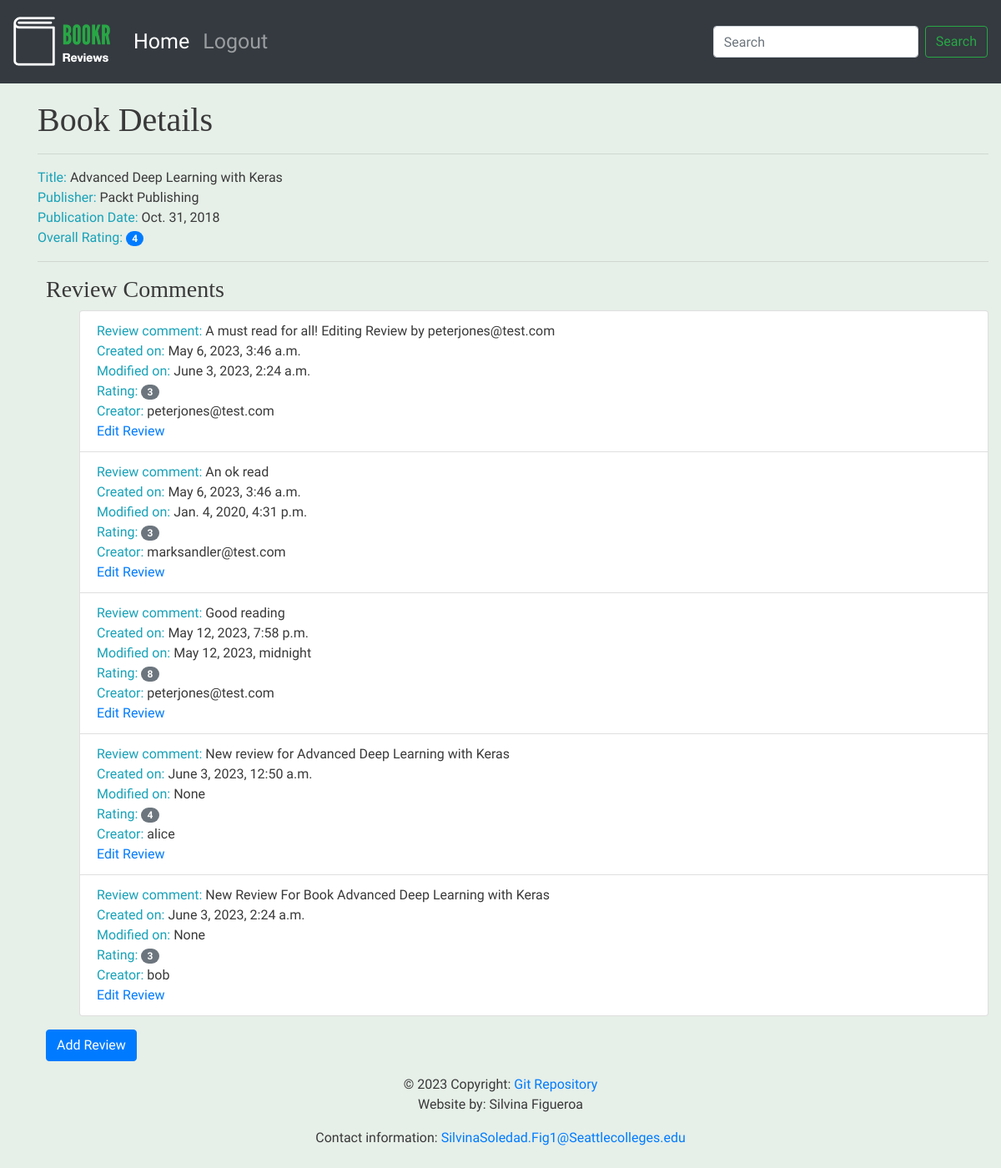
Screenshot of /book/1/ with the database file from the repository.
### reviews/models.py (models this page shows, shortened)
class Book(models.Model):
    title = models.CharField(max_length=70,
                             help_text="The title of the book.")
    publication_date = models.DateField(
        verbose_name="Date the book was published.")
    isbn = models.CharField(max_length=20,
                            verbose_name="ISBN number of the book.")
    publisher = models.ForeignKey(Publisher,
                                  on_delete=models.CASCADE)
    contributors = models.ManyToManyField('Contributor',
                                          through="BookContributor")
    cover = models.ImageField(upload_to="book_covers/", null=True, blank=True)
    sample = models.FileField(upload_to="book_samples/", null=True, blank=True)

class Publisher(models.Model):
    name = models.CharField(max_length=50,
                            help_text="The name of the Publisher.")
    website = models.URLField(help_text="The Publisher's website.")
    email = models.EmailField(help_text="The Publisher's email address.")
    def __str__(self):
        return self.name

class Review(models.Model):
    content = models.TextField(help_text="The Review text.")
    rating = models.IntegerField(help_text="The rating the reviewer has given.")
    date_created = models.DateTimeField(auto_now_add=True,
                                        help_text="The date and time the review was created.")
    date_edited = models.DateTimeField(null=True,
                                       help_text="The date and time the review was last edited.")
    creator = models.ForeignKey(auth.get_user_model(), on_delete=models.CASCADE)
    book = models.ForeignKey(Book, on_delete=models.CASCADE,
                             help_text="The Book that this review is for.")

### reviews/views.py (the view)
# urls.py: path('book/<int:pk>/', views.book_details, name='book_details'),
def book_details(request, pk):
    book = get_object_or_404(Book, pk=pk)
    reviews = book.review_set.all()
    if reviews:
        book_rating = average_rating([review.rating for review in reviews])
        context = {
            "book": book,
            "book_rating": book_rating,
            "reviews": reviews
        }
    else:
        context = {
            "book": book,
            "book_rating": None,
            "reviews": None
        }
    return render(request, 'reviews/book_details.html', context)

### reviews/utils.py (called while the page is built)
def average_rating(rating_list):
    if not rating_list:
        return 0
    return round(sum(rating_list) / len(rating_list))

### reviews/templates/reviews/book_details.html
{% extends 'reviews/review_base.html' %}
{% block content %}
<div style="margin-left: 20px; padding-left: 10px; padding-top: 20px;">
    <h1>Book Details</h1>
     <hr>
          <span class="text-info">Title: </span> <span>{{book.title}}</span>
          <br>
          <span class="text-info">Publisher: </span><span>{{book.publisher}}</span>
          <br>
          <span class="text-info">Publication Date: </span><span>{{book.publication_date}}</span>
          <br>
          <span class="text-info">Overall Rating: </span><span class="badge badge-primary badge-pill">{{book_rating}}</span>
          <br>
        {% if not reviews %}
                <span class="text-secondary">This books does not have any review yet</span>
                <br>
        {%else%}
                <hr>
                </div>
                <div style="margin-left: 20px; padding-left: 20px;">
                <h3>Review Comments</h3>
                <ul>
                {% for review in reviews %}
                      <li class="list-group-item">
                            <span class="text-info">Review comment: </span> <span>{{ review.content }}</span>
                            <br>
                            <span class="text-info">Created on: </span><span>{{ review.date_created }}</span>
                            <br>
                            <span class="text-info">Modified on: </span><span>{{ review.date_edited }}</span>
                            <br>
                            <span class="text-info">Rating: </span><span class="badge badge-secondary badge-pill">{{ review.rating }}</span>
                            <br>
                            <span class="text-info">Creator: </span><span>{{ review.creator.username }}</span>
                            <br>
                            <a href="{% url 'review_edit' book.pk review.pk %}">Edit Review</a>
                      </li>
                {% endfor %}
                    </ul>
          {% endif %}
      <a class="btn btn-primary" href="{% url 'review_create' book.pk %}">Add Review</a>
    </div>
{% endblock %}

### bookr/static/main.css (style rules this page uses)
body { font-family: 'Source Sans Pro', sans-serif; background-color: #e6efe8; color: #393939; }
h1, h2, h3, h4, h5, h6 { font-family: 'Libre Baskerville', serif; }

### rows the page displays
Book: title "Advanced Deep Learning with Keras", publisher "Packt Publishing", publication_date "Oct. 31, 2018"
Review: content "A must read for all! Editing Review by peterjones@test.com", date_created "May 6, 2023, 3:46 a.m.", date_edited "June 3, 2023, 2:24 a.m.", rating "3", creator.username "peterjones@test.com"
Review: content "An ok read", date_created "May 6, 2023, 3:46 a.m.", date_edited "Jan. 4, 2020, 4:31 p.m.", rating "3", creator.username "marksandler@test.com"
Review: content "Good reading", date_created "May 12, 2023, 7:58 p.m.", date_edited "May 12, 2023, midnight", rating "8", creator.username "peterjones@test.com"
Review: content "New review for Advanced Deep Learning with Keras", date_created "June 3, 2023, 12:50 a.m.", date_edited "None", rating "4", creator.username "alice"
Review: content "New Review For Book Advanced Deep Learning with Keras", date_created "June 3, 2023, 2:24 a.m.", date_edited "None", rating "3", creator.username "bob"

### other values shown
{{ book_rating }} "4"
